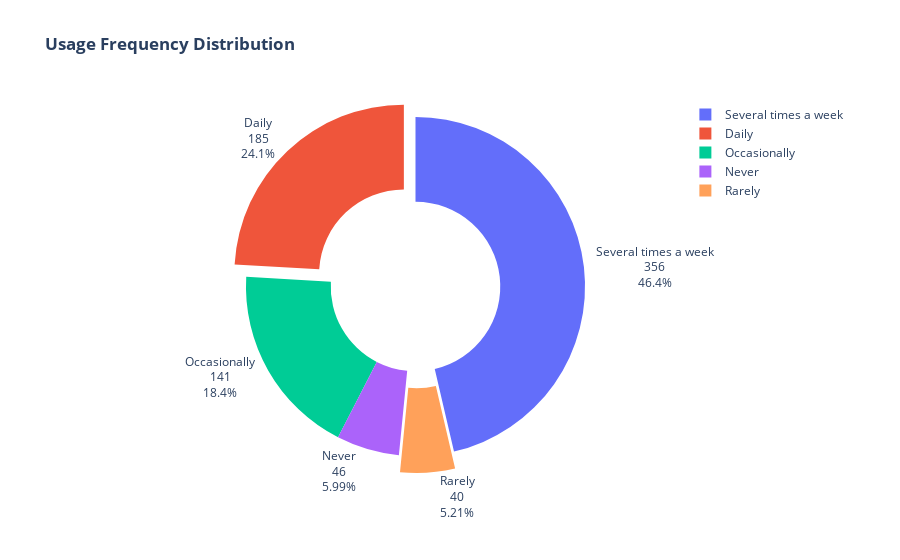

Notebook code cell kept with this figure:
### Code cell
import plotly.graph_objects as go

labels = data['Usage_Freq'].unique()
values = data['Usage_Freq'].value_counts()

# Define explode values; set non-zero values for the slices you want to explode
explode = [0.1 if label in ['Rarely', 'Daily'] else 0 for label in labels]

fig = go.Figure(data=[go.Pie(labels=labels, values=values, textinfo='label+percent+value',
                             hole=.5, pull=explode,
                             textposition='outside')])

fig.update_layout(title_text="<b>Usage Frequency Distribution</b>")

fig.show()

### Figure 1 — Plotly figure (JSON) as saved in the notebook; plotly's stock layout.template omitted (floating-point values rounded to 4 significant figures)
{"data": [{"hole": 0.5, "labels": ["Several times a week", "Daily", "Occasionally", "Never", "Rarely"], "pull": [0, 0.1, 0, 0, 0.1], "textinfo": "label+percent+value", "textposition": "outside", "type": "pie", "values": [356, 185, 141, 46, 40]}], "layout": {"title": {"text": "<b>Usage Frequency Distribution</b>"}}}
